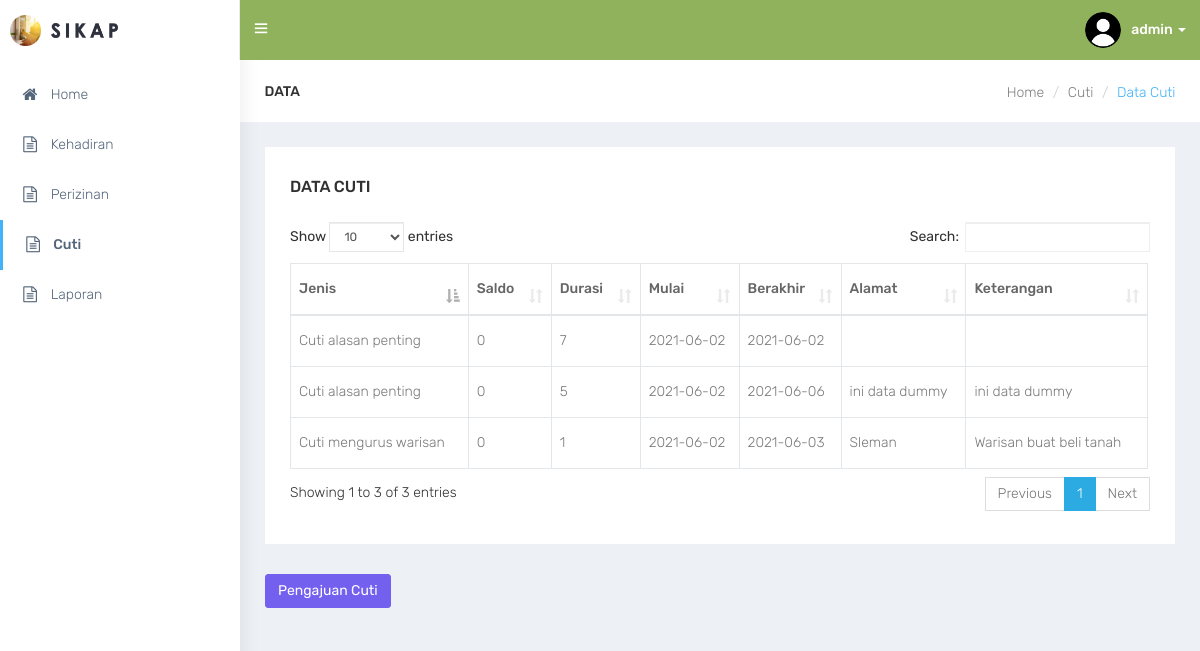
/cuti (signed in), run on an earlier commit of the app's database.
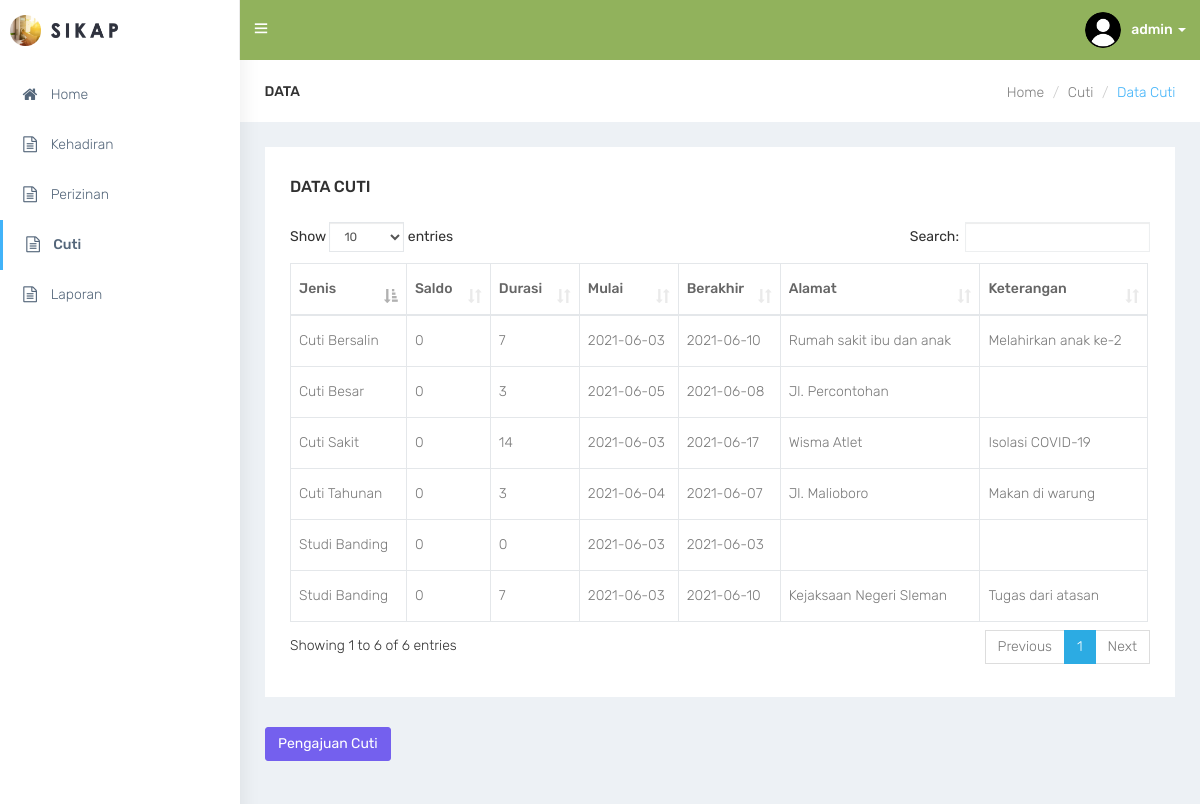
And on a later commit of the database.
### tables this page shows
CREATE TABLE `user` (
  `us_id` int(11) NOT NULL,
  `ac_id` int(11) NOT NULL,
  `us_username` varchar(30) NOT NULL,
  `us_password` varchar(100) NOT NULL,
  `us_photo` varchar(100) NOT NULL,
  `us_email` varchar(30) NOT NULL
);

CREATE TABLE `cuti` (
  `id` int(11) NOT NULL,
  `us_id` int(11) NOT NULL,
  `jenis_cuti` int(11) NOT NULL,
  `jenis_cuti_val` varchar(100) NOT NULL,
  `saldo` varchar(3) NOT NULL,
  `durasi` varchar(3) NOT NULL,
  `cuti_start` varchar(10) DEFAULT NULL,
  `cuti_end` varchar(10) DEFAULT NULL,
  `alamat` text NOT NULL,
  `keterangan` text NOT NULL
);

CREATE TABLE `jenis_cuti` (
  `id` int(11) NOT NULL,
  `value` varchar(100) NOT NULL
);

### cuti.php (the view)
<div id="page-wrapper">
    <div class="container-fluid">
        <div class="row bg-title">
            <div class="col-lg-3 col-md-4 col-sm-4 col-xs-12">
                <h4 class="page-title">Data</h4>
            </div>
            <div class="col-lg-9 col-sm-8 col-md-8 col-xs-12">
                <ol class="breadcrumb">
                    <li><a href="index">Home</a></li>
                    <li><a href="cuti">Cuti</a></li>
                    <li class="active">Data Cuti</li>
                </ol>
            </div>
        </div>
        <div class="row">
            <div class="col-sm-12">
                <div class="white-box">
                    <h3 class="box-title m-b-0">Data Cuti</h3><br>
                    <div class="row">
                        <div class="col-sm-12 col-xs-12">
                            <div class="table-responsive">
                                <table class="table table-bordered" id="table_id">
                                    <thead>
                                        <tr>
                                            <th>Jenis</th>
                                            <th>Saldo</th>
                                            <th>Durasi</th>
                                            <th>Mulai</th>
                                            <th>Berakhir</th>
                                            <th>Alamat</th>
                                            <th>Keterangan</th>
                                        </tr>
                                    </thead>
                                    <tbody>
                                        <?php
                                        $sql = "SELECT * FROM cuti ORDER BY id DESC";
                                        $result = $conn->query($sql);
                                        while ($row = $result->fetch()) {
                                            $sql = "SELECT jenis_cuti.value FROM cuti JOIN jenis_cuti ON jenis_cuti.id = cuti.jenis_cuti WHERE jenis_cuti.id=" . $row['jenis_cuti'];
                                            echo "<tr> <td>" . $conn->query($sql)->fetch()['value'] . "</td>" .
                                                "<td>" . $row['saldo'] . "</td>" .
                                                "<td>" . $row['durasi'] . "</td>" .
                                                "<td>" . $row['cuti_start'] . "</td>" .
                                                "<td>" . $row['cuti_end'] . "</td>" .
                                                "<td>" . $row['alamat'] . "</td>" .
                                                "<td>" . $row['keterangan'] . "</td> </tr>";
                                        }
                                        ?>
                                    </tbody>
                                </table>
                    </div>
                        </div>
                    </div>
                </div>
            </div>
        </div>
            <a href="cuti-add"><button type="button" class="btn btn-primary">Pengajuan Cuti</button></a>
    </div>
</div>

### index.php (shortened to what this page needs)
<?php
    $page = $_GET['page'];
    switch ($page) {
        default:
            require_once "index-base.php";
            break;
    }
?>

### index-base.php
<!DOCTYPE html>
<html lang="en">
<head>
    <?php require_once "lib/lib-plugins.php"; ?>
</head>
<body class="fix-header">
    <div id="wrapper">
        <?php require_once "lib/lib-topbar.php"; ?>
        <?php require_once "lib/lib-nav.php"; ?>
        <?php require_once "lib/lib-url.php"; ?>
    </div>
</body>
</html>

### lib/lib-plugins.php (shortened to what this page needs)
<link href="css/bootstrap.min.css" rel="stylesheet">
<link href="plugins/bower_components/sidebar-nav/dist/sidebar-nav.min.css" rel="stylesheet">
<link href="plugins/bower_components/toast-master/css/jquery.toast.css" rel="stylesheet">
<link href="plugins/bower_components/morrisjs/morris.css" rel="stylesheet">
<link href="plugins/bower_components/chartist-js/dist/chartist.min.css" rel="stylesheet">
<link href="plugins/bower_components/chartist-plugin-tooltip-master/dist/chartist-plugin-tooltip.css" rel="stylesheet">
<link href="css/animate.css" rel="stylesheet">
<link href="css/style.css" rel="stylesheet">
<link href="css/default.css" id="theme" rel="stylesheet">
<link rel="stylesheet" type="text/css" href="plugins/bower_components/datatables/css/dataTables.bootstrap.css">

### lib/lib-topbar.php (shortened to what this page needs)
   <nav class="navbar navbar-default navbar-static-top m-b-0">
       <div class="navbar-header" style="background: #91b25c;">
           <div class="top-left-part">
               <a class="logo" href="index">
                   <b>
                   <img src="images/admin-lg.png" alt="home" class="light-logo" style="max-height: 31px;" /></b>
                   <span class="hidden-xs">
                   <img src="images/admin-tx.png" alt="home" class="light-logo" style="max-height: 15px;" /></span>
               </a>
           </div>
           <ul class="nav navbar-top-links navbar-left">
               <li><a href="javascript:void(0)" class="open-close waves-effect waves-light"><i class="ti-menu"></i></a></li>
           </ul>
           <?php
require_once(__DIR__.'/config.php');
$id = $_SESSION['id'];
               $sql = "SELECT * FROM user JOIN access_control USING(ac_id) WHERE us_id='$id'";
               $query = $conn->query($sql);
               $data = $query->fetch(PDO::FETCH_OBJ);
           ?>
           <ul class="nav navbar-top-links navbar-right pull-right">
               <li class="dropdown">
                   <a class="dropdown-toggle profile-pic" data-toggle="dropdown" href="#"> <img src="images/user/<?php echo $data->us_photo;?>" alt="user-img" width="36" class="img-circle"><b class="hidden-xs"><?php echo $data->us_username;?> </b><span class="caret"></span> </a>
               </li>
           </ul>
       </div>
   </nav>

### lib/lib-nav.php (shortened to what this page needs)
<div class="navbar-default sidebar" role="navigation">
    <div class="sidebar-nav slimscrollsidebar">
        <div class="sidebar-head">
            <h3><span class="fa-fw open-close"><i class="ti-close ti-menu"></i></span> <span class="hide-menu">Navigation</span></h3>
        </div>
        <ul class="nav" id="side-menu">
            <li style="padding: 70px 0 0;"><a href="index"><i class="fa fa-home fa-fw" aria-hidden="true"></i> Home</a></li>
            <li><a href="kehadiran"><i class="fa fa-file-text-o fa-fw" aria-hidden="true"></i> Kehadiran</a></li>
            <li><a href="izin"><i class="fa fa-file-text-o fa-fw" aria-hidden="true"></i> Perizinan</a></li>
            <li><a href="cuti"><i class="fa fa-file-text-o fa-fw" aria-hidden="true"></i> Cuti</a></li>
            <li><a href="laporan"><i class="fa fa-file-text-o fa-fw" aria-hidden="true"></i> Laporan</a></li>
        </ul>
    </div>
</div>

### lib/lib-url.php (shortened to what this page needs)
<?php
if(isset($_GET['page'])){
	$page = $_GET['page'];
	switch ($page) {
		case 'cuti':
			require_once "cuti.php";
			break;
		}
	}
	else {
		require_once "index-content.php";
	}
?>

### css/default.css (style rules this page uses)
body { background: #fff; }
.top-left-part { background: #fff; }
.top-left-part .light-logo { display: inline-block; }
.navbar-header { background: #2f323e; }
.navbar-top-links > li > a { color: #ffffff; }
.sidebar .sidebar-head { background: #ffffff; }
.sidebar .sidebar-head h3 { color: #686868; }
.bg-title .breadcrumb .active { color: #41b3f9; }
.sidebar { background: #fff; box-shadow: 1px 0px 20px rgba(0, 0, 0, 0.08); }
#side-menu li a { color: #54667a; }
#side-menu li a { color: #54667a; border-left: 0px solid #fff; }
#side-menu > li > a { border-left: 3px solid transperant; }
#side-menu > li > a.active { background: transperant; color: #54667a; border-left: 3px solid #41b3f9; font-weight: 500; }

What changed in the data, as far as the page shows it:
removed cuti: jenis_cuti.value "Cuti alasan penting", saldo "0", durasi "7", cuti_start "2021-06-02", cuti_end "2021-06-02"
changed cuti: jenis_cuti.value "Cuti mengurus warisan" → "Cuti Tahunan"; durasi "1" → "3"; cuti_start "2021-06-02" → "2021-06-04"; cuti_end "2021-06-03" → "2021-06-07"; alamat "Sleman" → "Jl. Malioboro"; keterangan "Warisan buat beli tanah" → "Makan di warung"
added cuti: jenis_cuti.value "Cuti Bersalin", saldo "0", durasi "7", cuti_start "2021-06-03", cuti_end "2021-06-10", alamat "Rumah sakit ibu dan anak", keterangan "Melahirkan anak ke-2"
added cuti: jenis_cuti.value "Cuti Besar", saldo "0", durasi "3", cuti_start "2021-06-05", cuti_end "2021-06-08", alamat "Jl. Percontohan"
changed cuti (number 4 of 6 on the later page): jenis_cuti.value "Cuti alasan penting" → "Studi Banding"; durasi "5" → "0"; cuti_start "2021-06-02" → "2021-06-03"; cuti_end "2021-06-06" → "2021-06-03"; alamat "ini data dummy" → (not shown); keterangan "ini data dummy" → (not shown)
added cuti: jenis_cuti.value "Cuti Sakit", saldo "0", durasi "14", cuti_start "2021-06-03", cuti_end "2021-06-17", alamat "Wisma Atlet", keterangan "Isolasi COVID-19"
added cuti: jenis_cuti.value "Studi Banding", saldo "0", durasi "7", cuti_start "2021-06-03", cuti_end "2021-06-10", alamat "Kejaksaan Negeri Sleman", keterangan "Tugas dari atasan"
Also different on the page:
text written by a page script: "Show entries Search: Showing 1 to 3 of 3 entries Previous 1 Next" → "Show entries Search: Showing 1 to 6 of 6 entries Previous 1 Next"
